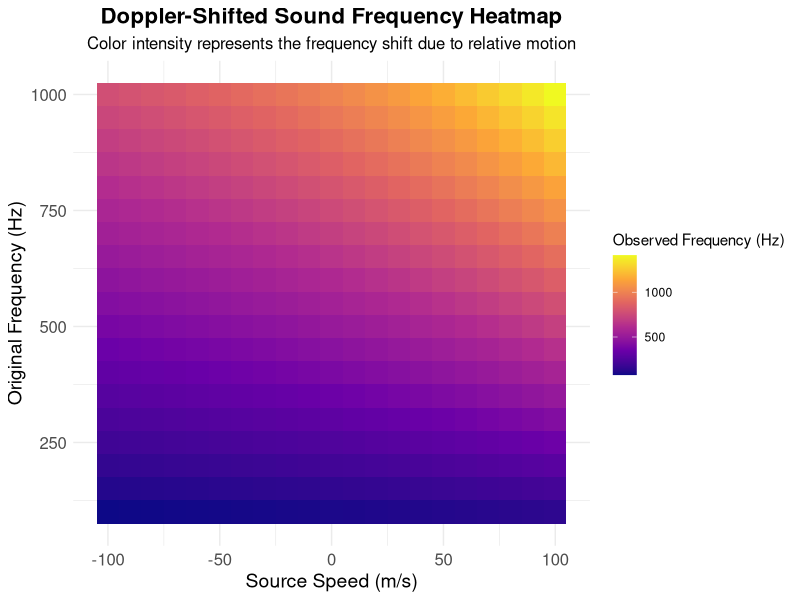

Recreate this plot in R.
library(ggplot2)
library(reshape2)

doppler_shift <- function(frequencies, source_speeds, observer_speed = 0, c = 343) {
  shifted_freqs <- outer(frequencies, source_speeds, 
                         function(f, v_s) f * (c + observer_speed) / (c - v_s))
  
  return(shifted_freqs)
}

doppler_colormap <- function(frequencies = seq(100, 1000, by = 50), 
                             source_speeds = seq(-100, 100, by = 10), 
                             observer_speed = 0) {
  
  # Calculate Doppler-shifted frequencies
  shifted_freqs <- doppler_shift(frequencies, source_speeds, observer_speed)
  
  # Convert to a data frame for ggplot
  df <- melt(shifted_freqs)
  colnames(df) <- c("Frequency_Index", "Speed_Index", "Shifted_Frequency")
  
  df$Frequency <- frequencies[df$Frequency_Index]
  df$Source_Speed <- source_speeds[df$Speed_Index]
  
  # Visualization: Heatmap
  p <- ggplot(df, aes(x = Source_Speed, y = Frequency, fill = Shifted_Frequency)) +
    geom_tile() +
    scale_fill_viridis_c(option = "plasma", name = "Observed Frequency (Hz)") +
    theme_minimal() +
    labs(
      title = "Doppler-Shifted Sound Frequency Heatmap",
      subtitle = "Color intensity represents the frequency shift due to relative motion",
      x = "Source Speed (m/s)",
      y = "Original Frequency (Hz)"
    ) +
    theme(
      plot.title = element_text(size = 16, face = "bold", hjust = 0.5),
      plot.subtitle = element_text(size = 12, hjust = 0.5),
      axis.title = element_text(size = 14),
      axis.text = element_text(size = 12)
    )
  
  print(p)
}

# Example Usage:
doppler_colormap()




